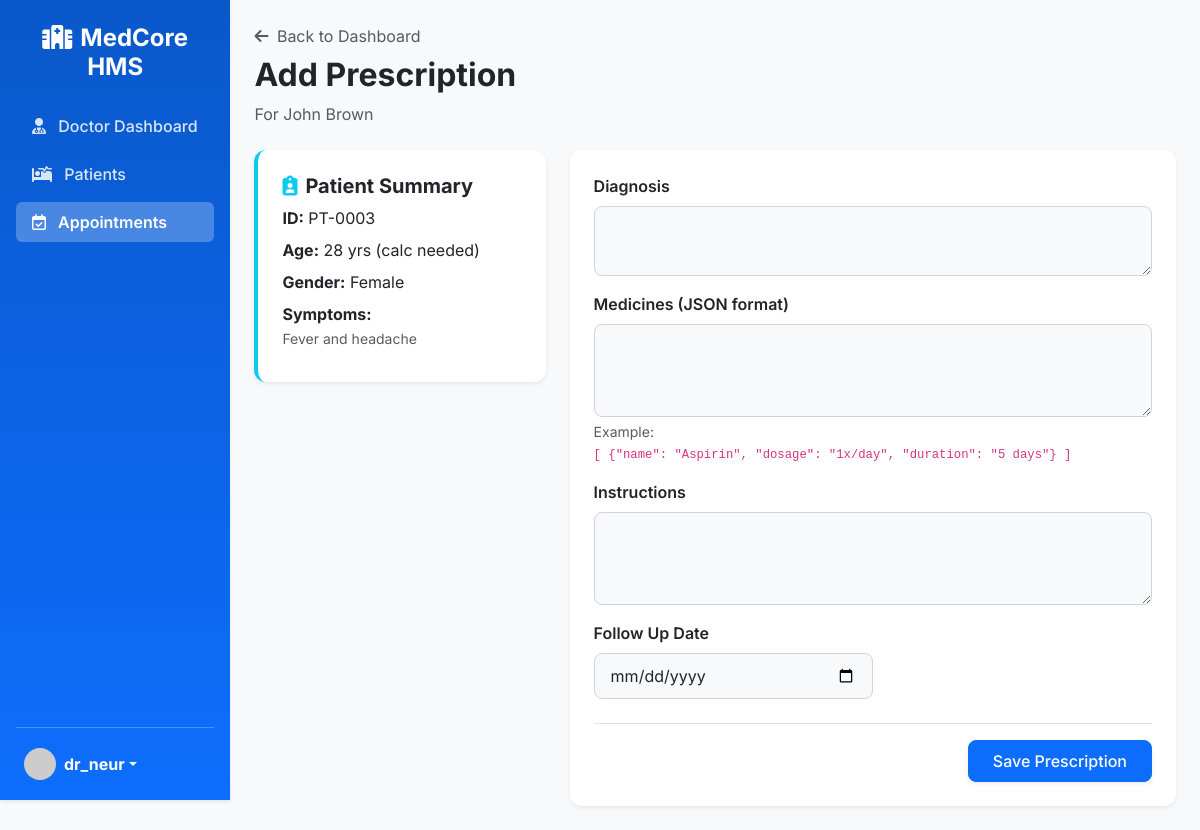
Page /doctor/appointment/1/prescribe (signed in) on the committed database.
### app/models.py (models this page shows, shortened)
class User(UserMixin, db.Model):
    __tablename__ = 'users'
    id = db.Column(db.Integer, primary_key=True)
    username = db.Column(db.String(64), unique=True, index=True)
    email = db.Column(db.String(120), unique=True, index=True)
    password_hash = db.Column(db.String(128))
    role = db.Column(db.String(20), nullable=False) # 'admin', 'doctor', 'receptionist'
    created_at = db.Column(db.DateTime, default=datetime.utcnow)
    last_login = db.Column(db.DateTime)
    doctor_profile = db.relationship('Doctor', backref='user', uselist=False, cascade="all, delete-orphan")
    patient_profile = db.relationship('Patient', backref='user', uselist=False, cascade="all, delete-orphan")

class Patient(db.Model):
    __tablename__ = 'patients'
    id = db.Column(db.Integer, primary_key=True)
    user_id = db.Column(db.Integer, db.ForeignKey('users.id'), nullable=True) # Optional link to user login if patients can login
    first_name = db.Column(db.String(64), nullable=False)
    last_name = db.Column(db.String(64), nullable=False)
    date_of_birth = db.Column(db.Date)
    gender = db.Column(db.String(10))
    blood_group = db.Column(db.String(5))
    phone = db.Column(db.String(20))
    address = db.Column(db.Text)
    emergency_contact = db.Column(db.String(100))
    medical_history = db.Column(db.Text)
    created_at = db.Column(db.DateTime, default=datetime.utcnow)
    appointments = db.relationship('Appointment', backref='patient', lazy='dynamic')
    bills = db.relationship('Billing', backref='patient', lazy='dynamic')
    medical_records = db.relationship('MedicalRecord', backref='patient', lazy='dynamic')

class Appointment(db.Model):
    __tablename__ = 'appointments'
    id = db.Column(db.Integer, primary_key=True)
    patient_id = db.Column(db.Integer, db.ForeignKey('patients.id'), nullable=False)
    doctor_id = db.Column(db.Integer, db.ForeignKey('doctors.id'), nullable=False)
    appointment_date = db.Column(db.Date, nullable=False)
    appointment_time = db.Column(db.Time, nullable=False)
    status = db.Column(db.String(20), default='scheduled') # 'scheduled', 'completed', 'cancelled', 'no-show'
    symptoms = db.Column(db.Text)
    created_at = db.Column(db.DateTime, default=datetime.utcnow)
    notes = db.Column(db.Text)
    prescription = db.relationship('Prescription', backref='appointment', uselist=False)
    billing = db.relationship('Billing', backref='appointment', uselist=False)

### app/blueprints/doctor.py (the view, shortened to what this page needs)
@doctor_bp.route('/appointment/<int:id>/prescribe', methods=['GET', 'POST'])
@login_required
@role_required(['doctor'])
def prescribe(id):
    appointment = Appointment.query.get_or_404(id)
    if appointment.doctor_id != current_user.doctor_profile.id:
        flash("Unauthorized access.", "danger")
        return redirect(url_for('doctor_bp.dashboard'))
    form = PrescriptionForm()
    return render_template('doctor/prescribe.html', form=form, appointment=appointment)

### app/forms.py
class PrescriptionForm(FlaskForm):
    diagnosis = TextAreaField('Diagnosis', validators=[DataRequired()])
    medicines = TextAreaField('Medicines (JSON format)', validators=[DataRequired()]) # In real app, this should be field list
    instructions = TextAreaField('Instructions', validators=[Optional()])
    follow_up_date = DateField('Follow Up Date', format='%Y-%m-%d', validators=[Optional()])
    submit = SubmitField('Save Prescription')

### app/models.py (called while the page is built)
@login_manager.user_loader
def load_user(user_id):
    return User.query.get(int(user_id))

### app/templates/doctor/prescribe.html (shortened to what this page needs)
{% extends "base.html" %}
{% block content %}
<div class="mb-4">
    <a href="{{ url_for('doctor_bp.dashboard') }}" class="text-decoration-none text-muted"><i class="fa-solid fa-arrow-left me-1"></i> Back to Dashboard</a>
    <h2 class="fw-bold text-dark mt-2">Add Prescription</h2>
    <p class="text-muted">For {{ appointment.patient.first_name }} {{ appointment.patient.last_name }}</p>
</div>
<div class="row">
    <div class="col-md-4 mb-4">
        <div class="card p-4 border border-info border-start border-4 border-end-0 border-top-0 border-bottom-0 shadow-sm">
            <h5 class="fw-bold"><i class="fa-solid fa-clipboard-user text-info me-2"></i>Patient Summary</h5>
            <ul class="list-unstyled mb-0">
                <li class="mb-2"><strong>ID:</strong> PT-{{ "%04d" | format(appointment.patient.id) }}</li>
                <li class="mb-2"><strong>Age:</strong>
                    {% if appointment.patient.date_of_birth %}
                        28 yrs (calc needed)
                    {% else %}
                        N/A
                    {% endif %}
                </li>
                <li class="mb-2"><strong>Gender:</strong> {{ appointment.patient.gender }}</li>
                <li class="mb-2"><strong>Symptoms:</strong> <br>
                    <span class="text-muted small">{{ appointment.symptoms or 'None recorded' }}</span>
                </li>
            </ul>
        </div>
    </div>
    <div class="col-md-8">
        <div class="card p-4 shadow-sm border-0">
            <form method="POST" action="">
                <div class="mb-3">
                    {{ form.diagnosis.label(class="form-label fw-semibold") }}
                    {{ form.diagnosis(class="form-control bg-light", rows="2") }}
                </div>
                <div class="mb-3">
                    {{ form.medicines.label(class="form-label fw-semibold") }}
                    {{ form.medicines(class="form-control bg-light font-monospace", rows="3") }}
                    <small class="text-muted d-block mt-1">Example: <br><code>[ {"name": "Aspirin", "dosage": "1x/day", "duration": "5 days"} ]</code></small>
                </div>
                <div class="mb-3">
                    {{ form.instructions.label(class="form-label fw-semibold") }}
                    {{ form.instructions(class="form-control bg-light", rows="3") }}
                </div>
                <div class="mb-4 col-md-6">
                    {{ form.follow_up_date.label(class="form-label fw-semibold") }}
                    {{ form.follow_up_date(class="form-control bg-light", type="date") }}
                </div>
                <div class="text-end border-top pt-3">
                    {{ form.submit(class="btn btn-primary shadow-sm px-4") }}
                </div>
            </form>
        </div>
    </div>
</div>
{% endblock %}

### app/templates/base.html (shortened to what this page needs)
<!DOCTYPE html>
<html lang="en">
<head>
    <link href="https://cdn.jsdelivr.net/npm/bootstrap@5.3.0/dist/css/bootstrap.min.css" rel="stylesheet">
    <link rel="stylesheet" href="https://cdnjs.cloudflare.com/ajax/libs/font-awesome/6.4.0/css/all.min.css">
    <link rel="stylesheet" href="https://cdn.datatables.net/1.13.4/css/dataTables.bootstrap5.min.css">
    <link rel="stylesheet" href="{{ url_for('static', filename='css/style.css') }}">
</head>
<body class="bg-light">
    <div id="wrapper" class="d-flex">
        {% if current_user.is_authenticated %}
        <nav id="sidebar" class="bg-primary text-white p-3 vh-100 position-sticky top-0 shadow-sm d-flex flex-column">
            <h4 class="mb-4 text-center mt-2 fw-bold text-white"><i class="fa-solid fa-hospital me-2"></i>MedCore HMS</h4>
            <ul class="nav flex-column mb-auto">
                {% if current_user.role == 'doctor' %}
                <li class="nav-item mb-2">
                    <a href="{{ url_for('doctor_bp.dashboard') }}" class="nav-link text-white sidebar-link rounded {% if request.endpoint == 'doctor_bp.dashboard' %}active{% endif %}">
                        <i class="fa-solid fa-user-md me-2"></i> Doctor Dashboard
                    </a>
                </li>
                {% endif %}
                {% if current_user.role in ['admin', 'doctor', 'receptionist'] %}
                <li class="nav-item mb-2">
                    <a href="{{ url_for('patient_bp.list_patients') }}" class="nav-link text-white sidebar-link rounded {% if 'patient_bp' in request.endpoint %}active{% endif %}">
                        <i class="fa-solid fa-bed-pulse me-2"></i> Patients
                    </a>
                </li>
                <li class="nav-item mb-2">
                    <a href="{{ url_for('appointment_bp.list_appointments') }}" class="nav-link text-white sidebar-link rounded {% if 'appointment_bp' in request.endpoint %}active{% endif %}">
                        <i class="fa-regular fa-calendar-check me-2"></i> Appointments
                    </a>
                </li>
                {% endif %}
            </ul>
            <hr class="mt-auto">
            <div class="dropdown">
                <a href="#" class="d-flex align-items-center text-white text-decoration-none dropdown-toggle px-2 py-1" id="dropdownUser1" data-bs-toggle="dropdown" aria-expanded="false">
                    <img src="https://ui-avatars.com/api/?name={{ current_user.username }}&background=EBF4FF&color=1e40af" alt="" width="32" height="32" class="rounded-circle me-2">
                    <strong>{{ current_user.username }}</strong>
                </a>
            </div>
        </nav>
        {% endif %}
        <main class="w-100 flex-grow-1 p-4" style="min-height: 100vh;">
            <div class="toast-container position-fixed top-0 end-0 p-3" style="z-index: 1055;">
            </div>
            {% block content %}{% endblock %}
        </main>
    </div>
</body>
</html>

### app/static/css/style.css (style rules this page uses)
:root { --primary-color: #0d6efd; --primary-dark: #0a58ca; --bg-light: #f8f9fa; --text-dark: #212529; }
body { font-family: 'Inter', sans-serif; background-color: #f4f7f6 !important; }
#sidebar { width: 280px; background: linear-gradient(180deg, var(--primary-dark) 0%, var(--primary-color) 100%) !important; transition: all 0.3s; }
.sidebar-link { transition: background-color 0.2s, color 0.2s; font-weight: 500; opacity: 0.85; }
.sidebar-link.active { background-color: rgba(255, 255, 255, 0.25); font-weight: 600; opacity: 1; }
.card { border: none; border-radius: 12px; box-shadow: 0 4px 6px -1px rgba(0, 0, 0, 0.05), 0 2px 4px -1px rgba(0, 0, 0, 0.03); transition: transform 0.2s; }
.form-control, .form-select { border-radius: 8px; border: 1px solid #ced4da; padding: 0.6rem 1rem; }
.btn { border-radius: 8px; padding: 0.5rem 1.2rem; font-weight: 500; }

### rows in the picture
User: username "dr_neur"
Patient: patient.first_name "John", patient.last_name "Brown", patient.id "0003", patient.gender "Female"
Appointment: symptoms "Fever and headache"
